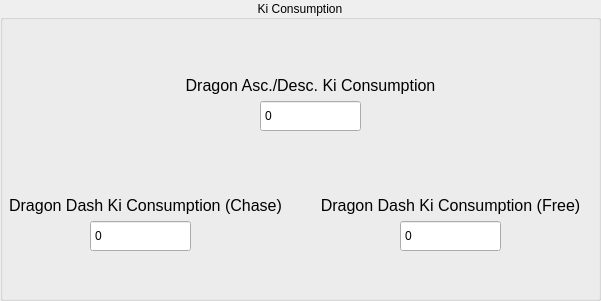
  <widget class="QGroupBox" name="KiConsumptionGroup">
   <property name="geometry">
    <rect>
     <x>10</x>
     <y>560</y>
     <width>601</width>
     <height>301</height>
    </rect>
   </property>
   <property name="title">
    <string>Ki Consumption</string>
   </property>
   <property name="alignment">
    <set>Qt::AlignCenter</set>
   </property>
   <property name="checkable">
    <bool>false</bool>
   </property>
   <widget class="QLabel" name="KiConLbl">
    <property name="geometry">
     <rect>
      <x>10</x>
      <y>190</y>
      <width>271</width>
      <height>31</height>
     </rect>
    </property>
    <property name="font">
     <font>
      <pointsize>12</pointsize>
     </font>
    </property>
    <property name="toolTip">
     <string>&lt;html&gt;&lt;head/&gt;&lt;body&gt;&lt;p&gt;The Ki Consumption of a Dragon Dash which chases the opponent, done with L2+X.&lt;/p&gt;&lt;/body&gt;&lt;/html&gt;</string>
    </property>
    <property name="text">
     <string>Dragon Dash Ki Consumption (Chase)</string>
    </property>
    <property name="alignment">
     <set>Qt::AlignCenter</set>
    </property>
   </widget>
   <widget class="QSpinBox" name="DDCKiConBox">
    <property name="geometry">
     <rect>
      <x>90</x>
      <y>220</y>
      <width>101</width>
      <height>32</height>
     </rect>
    </property>
    <property name="styleSheet">
     <string notr="true"/>
    </property>
    <property name="buttonSymbols">
     <enum>QAbstractSpinBox::NoButtons</enum>
    </property>
    <property name="minimum">
     <number>0</number>
    </property>
    <property name="maximum">
     <number>2147483647</number>
    </property>
    <property name="value">
     <number>0</number>
    </property>
   </widget>
   <widget class="QSpinBox" name="DDFKiConBox">
    <property name="geometry">
     <rect>
      <x>400</x>
      <y>220</y>
      <width>101</width>
      <height>32</height>
     </rect>
    </property>
    <property name="styleSheet">
     <string notr="true"/>
    </property>
    <property name="buttonSymbols">
     <enum>QAbstractSpinBox::NoButtons</enum>
    </property>
    <property name="minimum">
     <number>0</number>
    </property>
    <property name="maximum">
     <number>2147483647</number>
    </property>
    <property name="value">
     <number>0</number>
    </property>
   </widget>
   <widget class="QLabel" name="KiConLbl_2">
    <property name="geometry">
     <rect>
      <x>320</x>
      <y>190</y>
      <width>261</width>
      <height>31</height>
     </rect>
    </property>
    <property name="font">
     <font>
      <pointsize>12</pointsize>
     </font>
    </property>
    <property name="toolTip">
     <string>&lt;html&gt;&lt;head/&gt;&lt;body&gt;&lt;p&gt;The Ki Consumption of a Free Dragon Dash, done with L2+Direction+X.&lt;/p&gt;&lt;/body&gt;&lt;/html&gt;</string>
    </property>
    <property name="text">
     <string>Dragon Dash Ki Consumption (Free)</string>
    </property>
    <property name="alignment">
     <set>Qt::AlignCenter</set>
    </property>
   </widget>
   <widget class="QSpinBox" name="DADDKiConBox">
    <property name="geometry">
     <rect>
      <x>260</x>
      <y>100</y>
      <width>101</width>
      <height>32</height>
     </rect>
    </property>
    <property name="styleSheet">
     <string notr="true"/>
    </property>
    <property name="buttonSymbols">
     <enum>QAbstractSpinBox::NoButtons</enum>
    </property>
    <property name="minimum">
     <number>0</number>
    </property>
    <property name="maximum">
     <number>2147483647</number>
    </property>
    <property name="value">
     <number>0</number>
    </property>
   </widget>
   <widget class="QLabel" name="KiConLbl_3">
    <property name="geometry">
     <rect>
      <x>180</x>
      <y>70</y>
      <width>261</width>
      <height>31</height>
     </rect>
    </property>
    <property name="font">
     <font>
      <pointsize>12</pointsize>
     </font>
    </property>
    <property name="toolTip">
     <string>&lt;html&gt;&lt;head/&gt;&lt;body&gt;&lt;p&gt;The Ki Consumption of a Free Dragon Ascend/Descend.&lt;/p&gt;&lt;/body&gt;&lt;/html&gt;</string>
    </property>
    <property name="text">
     <string>Dragon Asc./Desc. Ki Consumption</string>
    </property>
    <property name="alignment">
     <set>Qt::AlignCenter</set>
    </property>
   </widget>
  </widget>
